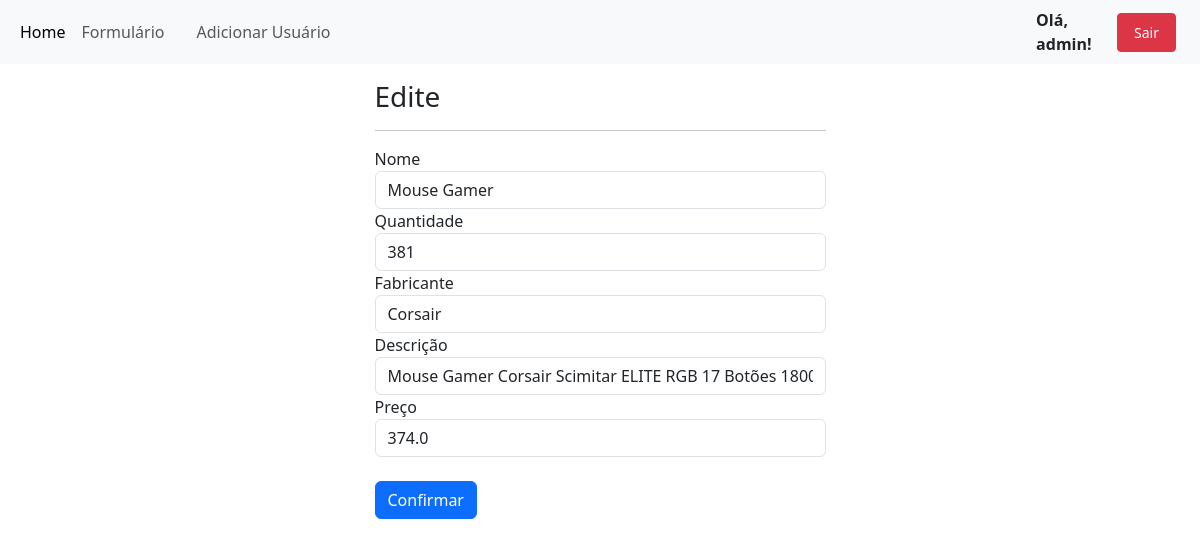
Before: /edit_produto/1 (signed in) with the older database file.
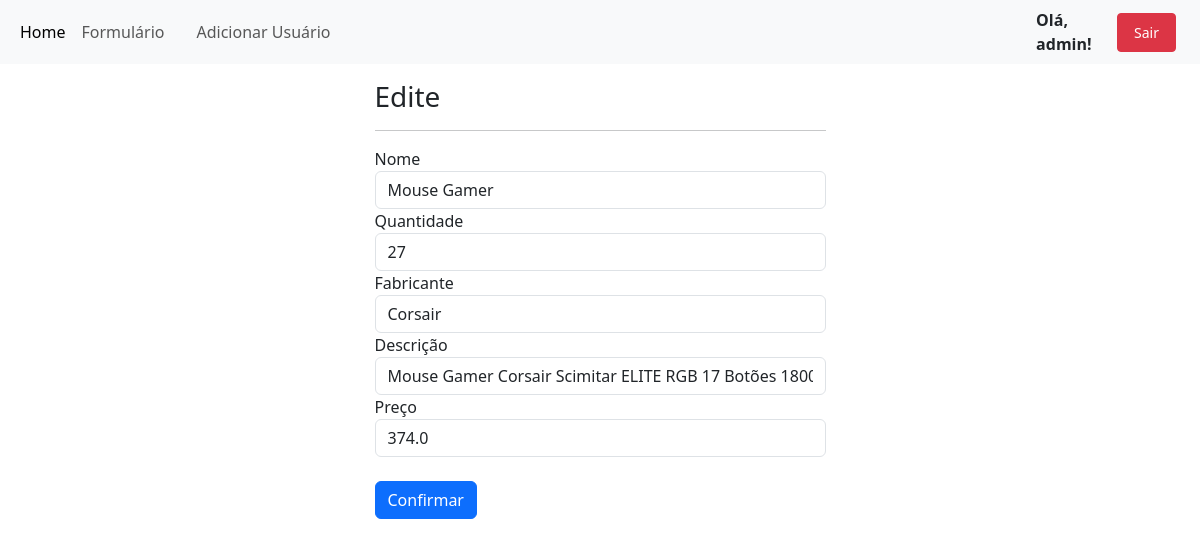
After: the same page with the newer database file.
### tables this page shows
CREATE TABLE produtos (
                    ID INTEGER PRIMARY KEY AUTOINCREMENT,
                    NOME TEXT,
                    QUANTIDADE_ESTOQUE INTEGER,
                    FABRICANTE TEXT,
                    DESCRICAO TEXT,
                    PRECO REAL);

### routes/produto.py (the view, shortened to what this page needs)
@bp_produto.route("/edit_produto/<string:id>", methods=["POST", "GET"])
def edit_produto(id):
    with sql.connect("form_db.db") as con:
        con.row_factory = sql.Row
        cur = con.cursor()
        cur.execute("SELECT * FROM produtos WHERE ID = ?", (id,))
        data = cur.fetchone()
    return render_template("edit_produto.html", data=data)

### templates/edit_produto.html
{% extends 'layout.html' %}
{% block body %}
<div class="row">
    <div class="col-5 mx-auto">
        <h3>Edite</h3><hr>
        <form method="post" action="{{url_for('produto.edit_produto', id=data.ID)}}">
            <div class="form group">
                    <label>Nome</label>
                    <input type="text" name="nome" required class="form-control" value="{{data.NOME}}">
                   </div>
                   <div class="form-group">
                    <label>Quantidade</label>
                    <input type="number" name="quantidade_estoque" required class="form-control" value="{{data.QUANTIDADE_ESTOQUE}}">
                   <div class="form-group">
                    <label>Fabricante</label>
                    <input type="text" name="fabricante" required class="form-control" value="{{data.FABRICANTE}}">
                   </div>
                   <div class="form-group">
                    <label>Descrição</label>
                    <input type="text" name="descricao" required class="form-control" value="{{data.DESCRICAO}}">
                   </div>
                   <div class="form-group">
                    <label>Preço</label>
                    <input type="number" name="preco" required class="form-control" value="{{data.PRECO}}">
                   </div>
                   <br>
            </div>
            <input type="submit" value="Confirmar" class="btn btn-primary">
        </form>
    </div>
</div>
{% endblock %}

Changed rows visible on the page:
changed produtos "Mouse Gamer": quantidade_estoque "381" → "27"
